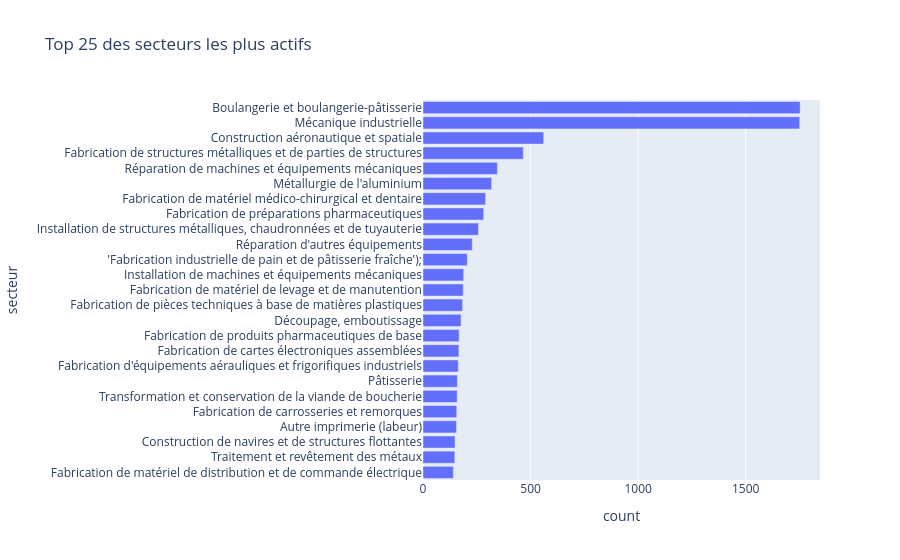

The notebook cell this image was saved under:
### Code cell
# Section 5: Visualiser les relations
# Corrélations et relations entre variables.

# Relation entre date de publication et secteur (nombre d'offres)
br_secteur = offres_df.groupby('secteur')['id'].count().reset_index(name='count')
fig = px.bar(br_secteur.sort_values('count', ascending=False).head(25),
             x='count', y='secteur', orientation='h',
             title='Top 25 des secteurs les plus actifs')
fig.update_layout(yaxis={'categoryorder':'total ascending'})
fig.show()

# Heatmap de corrélation pour les colonnes numériques
numeric_cols = offres_df.select_dtypes(include=['int64', 'float64']).columns.tolist()
if numeric_cols:
    corr = offres_df[numeric_cols].corr()
    fig = px.imshow(corr, text_auto=True, title='Heatmap de corrélation')
    fig.show()
else:
    print('Aucune colonne numérique disponible pour la corrélation.')

### Figure 1 — Plotly figure (JSON) as saved in the notebook; plotly's stock layout.template omitted (floating-point values rounded to 4 significant figures)
{"data": [{"hovertemplate": "count=%{x}<br>secteur=%{y}<extra></extra>", "legendgroup": "", "marker": {"color": "#636efa", "pattern": {"shape": ""}}, "name": "", "orientation": "h", "showlegend": false, "textposition": "auto", "type": "bar", "x": [1753, 1751, 561, 466, 346, 319, 291, 282, 258, 229, 206, 189, 187, 184, 177, 168, 167, 164, 160, 159, 157, 156, 149, 148, 141], "xaxis": "x", "y": ["Boulangerie et boulangerie-pâtisserie", "Mécanique industrielle", "Construction aéronautique et spatiale", "Fabrication de structures métalliques et de parties de structures", "Réparation de machines et équipements mécaniques", "Métallurgie de l'aluminium", "Fabrication de matériel médico-chirurgical et dentaire", "Fabrication de préparations pharmaceutiques", "Installation de structures métalliques, chaudronnées et de tuyauterie", "Réparation d'autres équipements", "'Fabrication industrielle de pain et de pâtisserie fraîche');", "Installation de machines et équipements mécaniques", "Fabrication de matériel de levage et de manutention", "Fabrication de pièces techniques à base de matières plastiques", "Découpage, emboutissage", "Fabrication de produits pharmaceutiques de base", "Fabrication de cartes électroniques assemblées", "Fabrication d'équipements aérauliques et frigorifiques industriels", "Pâtisserie", "Transformation et conservation de la viande de boucherie", "Fabrication de carrosseries et remorques", "Autre imprimerie (labeur)", "Construction de navires et de structures flottantes", "Traitement et revêtement des métaux", "Fabrication de matériel de distribution et de commande électrique"], "yaxis": "y"}], "layout": {"barmode": "relative", "legend": {"tracegroupgap": 0}, "title": {"text": "Top 25 des secteurs les plus actifs"}, "xaxis": {"anchor": "y", "domain": [0, 1], "title": {"text": "count"}}, "yaxis": {"anchor": "x", "categoryorder": "total ascending", "domain": [0, 1], "title": {"text": "secteur"}}}}
